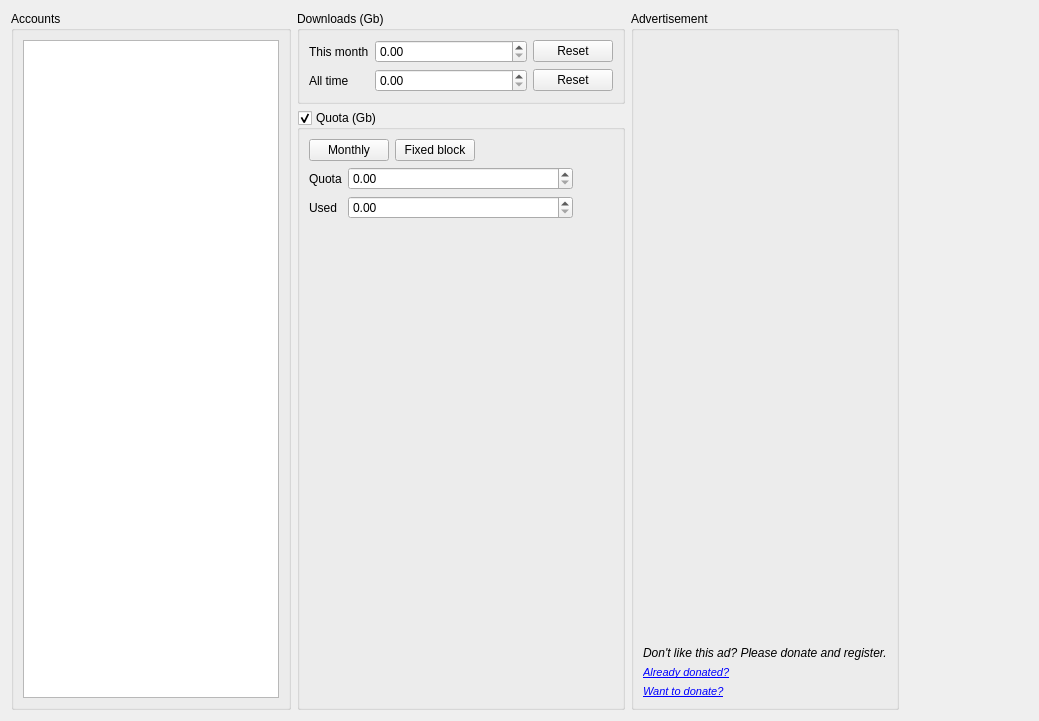
<?xml version="1.0" encoding="UTF-8"?>
<ui version="4.0">
 <class>Accounts</class>
 <widget class="QWidget" name="Accounts">
  <property name="geometry">
   <rect>
    <x>0</x>
    <y>0</y>
    <width>1039</width>
    <height>715</height>
   </rect>
  </property>
  <property name="windowTitle">
   <string>Accounts</string>
  </property>
  <property name="windowIcon">
   <iconset resource="resource.qrc">
    <normaloff>:/resource/16x16_ico_png/ico_accounts.png</normaloff>:/resource/16x16_ico_png/ico_accounts.png</iconset>
  </property>
  <layout class="QHBoxLayout" name="horizontalLayout_2">
   <item>
    <widget class="QGroupBox" name="groupBox">
     <property name="sizePolicy">
      <sizepolicy hsizetype="Minimum" vsizetype="Preferred">
       <horstretch>0</horstretch>
       <verstretch>0</verstretch>
      </sizepolicy>
     </property>
     <property name="title">
      <string>Accounts</string>
     </property>
     <layout class="QGridLayout" name="gridLayout_5">
      <item row="0" column="0" rowspan="2">
       <widget class="QListView" name="listView">
        <property name="maximumSize">
         <size>
          <width>16777215</width>
          <height>16777215</height>
         </size>
        </property>
        <property name="contextMenuPolicy">
         <enum>Qt::CustomContextMenu</enum>
        </property>
        <property name="editTriggers">
         <set>QAbstractItemView::SelectedClicked</set>
        </property>
       </widget>
      </item>
     </layout>
    </widget>
   </item>
   <item>
    <layout class="QVBoxLayout" name="verticalLayout_3">
     <item>
      <widget class="QGroupBox" name="grpServer">
       <property name="sizePolicy">
        <sizepolicy hsizetype="Preferred" vsizetype="Preferred">
         <horstretch>0</horstretch>
         <verstretch>0</verstretch>
        </sizepolicy>
       </property>
       <property name="minimumSize">
        <size>
         <width>328</width>
         <height>0</height>
        </size>
       </property>
       <property name="maximumSize">
        <size>
         <width>16777215</width>
         <height>16777215</height>
        </size>
       </property>
       <property name="title">
        <string>Downloads (Gb)</string>
       </property>
       <property name="flat">
        <bool>false</bool>
       </property>
       <layout class="QGridLayout" name="gridLayout">
        <item row="1" column="0">
         <widget class="QLabel" name="label_6">
          <property name="text">
           <string>All time</string>
          </property>
         </widget>
        </item>
        <item row="0" column="2">
         <widget class="QPushButton" name="btnResetMonth">
          <property name="text">
           <string>Reset</string>
          </property>
         </widget>
        </item>
        <item row="1" column="2">
         <widget class="QPushButton" name="btnResetAllTime">
          <property name="text">
           <string>Reset</string>
          </property>
         </widget>
        </item>
        <item row="0" column="0">
         <widget class="QLabel" name="label_3">
          <property name="text">
           <string>This month</string>
          </property>
         </widget>
        </item>
        <item row="0" column="1">
         <widget class="QDoubleSpinBox" name="spinThisMonth">
          <property name="sizePolicy">
           <sizepolicy hsizetype="Expanding" vsizetype="Fixed">
            <horstretch>0</horstretch>
            <verstretch>0</verstretch>
           </sizepolicy>
          </property>
          <property name="maximum">
           <double>1000000000.000000000000000</double>
          </property>
          <property name="singleStep">
           <double>0.250000000000000</double>
          </property>
         </widget>
        </item>
        <item row="1" column="1">
         <widget class="QDoubleSpinBox" name="spinAllTime">
          <property name="sizePolicy">
           <sizepolicy hsizetype="Expanding" vsizetype="Fixed">
            <horstretch>0</horstretch>
            <verstretch>0</verstretch>
           </sizepolicy>
          </property>
          <property name="maximum">
           <double>1000000000.000000000000000</double>
          </property>
          <property name="singleStep">
           <double>0.250000000000000</double>
          </property>
         </widget>
        </item>
       </layout>
      </widget>
     </item>
     <item>
      <widget class="QGroupBox" name="grpQuota">
       <property name="title">
        <string>Quota (Gb)</string>
       </property>
       <property name="checkable">
        <bool>true</bool>
       </property>
       <layout class="QVBoxLayout" name="verticalLayout_2">
        <item>
         <layout class="QHBoxLayout" name="horizontalLayout">
          <item>
           <widget class="QPushButton" name="btnMonthlyQuota">
            <property name="text">
             <string>Monthly</string>
            </property>
            <property name="checkable">
             <bool>true</bool>
            </property>
            <property name="autoExclusive">
             <bool>true</bool>
            </property>
            <property name="flat">
             <bool>false</bool>
            </property>
           </widget>
          </item>
          <item>
           <widget class="QPushButton" name="btnFixedQuota">
            <property name="text">
             <string>Fixed block</string>
            </property>
            <property name="checkable">
             <bool>true</bool>
            </property>
            <property name="autoExclusive">
             <bool>true</bool>
            </property>
           </widget>
          </item>
          <item>
           <spacer name="horizontalSpacer">
            <property name="orientation">
             <enum>Qt::Horizontal</enum>
            </property>
            <property name="sizeHint" stdset="0">
             <size>
              <width>40</width>
              <height>20</height>
             </size>
            </property>
           </spacer>
          </item>
         </layout>
        </item>
        <item>
         <layout class="QHBoxLayout" name="horizontalLayout_3">
          <item>
           <layout class="QGridLayout" name="gridLayout_2">
            <item row="0" column="1">
             <widget class="QDoubleSpinBox" name="spinQuotaAvail">
              <property name="sizePolicy">
               <sizepolicy hsizetype="Expanding" vsizetype="Fixed">
                <horstretch>0</horstretch>
                <verstretch>0</verstretch>
               </sizepolicy>
              </property>
              <property name="maximum">
               <double>1000001.000000000000000</double>
              </property>
             </widget>
            </item>
            <item row="0" column="0">
             <widget class="QLabel" name="label">
              <property name="text">
               <string>Quota</string>
              </property>
             </widget>
            </item>
            <item row="1" column="1">
             <widget class="QDoubleSpinBox" name="spinQuotaUsed">
              <property name="sizePolicy">
               <sizepolicy hsizetype="Expanding" vsizetype="Fixed">
                <horstretch>0</horstretch>
                <verstretch>0</verstretch>
               </sizepolicy>
              </property>
              <property name="singleStep">
               <double>0.250000000000000</double>
              </property>
             </widget>
            </item>
            <item row="1" column="0">
             <widget class="QLabel" name="label_2">
              <property name="text">
               <string>Used</string>
              </property>
             </widget>
            </item>
           </layout>
          </item>
          <item>
           <spacer name="horizontalSpacer_2">
            <property name="orientation">
             <enum>Qt::Horizontal</enum>
            </property>
            <property name="sizeType">
             <enum>QSizePolicy::Minimum</enum>
            </property>
            <property name="sizeHint" stdset="0">
             <size>
              <width>40</width>
              <height>20</height>
             </size>
            </property>
           </spacer>
          </item>
         </layout>
        </item>
        <item>
         <layout class="QHBoxLayout" name="horizontalLayout_4">
          <item>
           <widget class="gui::PieView" name="pie" native="true">
            <property name="sizePolicy">
             <sizepolicy hsizetype="MinimumExpanding" vsizetype="MinimumExpanding">
              <horstretch>0</horstretch>
              <verstretch>0</verstretch>
             </sizepolicy>
            </property>
            <property name="minimumSize">
             <size>
              <width>200</width>
              <height>200</height>
             </size>
            </property>
            <property name="maximumSize">
             <size>
              <width>16777215</width>
              <height>16777215</height>
             </size>
            </property>
           </widget>
          </item>
         </layout>
        </item>
       </layout>
      </widget>
     </item>
    </layout>
   </item>
   <item>
    <widget class="QGroupBox" name="grpAdvert">
     <property name="sizePolicy">
      <sizepolicy hsizetype="Preferred" vsizetype="Preferred">
       <horstretch>0</horstretch>
       <verstretch>0</verstretch>
      </sizepolicy>
     </property>
     <property name="title">
      <string>Advertisement</string>
     </property>
     <layout class="QVBoxLayout" name="verticalLayout">
      <item>
       <widget class="gui::WebWidget" name="webAdWidget" native="true">
        <property name="minimumSize">
         <size>
          <width>160</width>
          <height>600</height>
         </size>
        </property>
       </widget>
      </item>
      <item>
       <widget class="QLabel" name="lblPlead">
        <property name="font">
         <font>
          <italic>true</italic>
         </font>
        </property>
        <property name="text">
         <string>Don't like this ad? Please donate and register.</string>
        </property>
       </widget>
      </item>
      <item>
       <widget class="QLabel" name="lblRegister">
        <property name="font">
         <font>
          <italic>false</italic>
         </font>
        </property>
        <property name="text">
         <string>&lt;!DOCTYPE HTML PUBLIC &quot;-//W3C//DTD HTML 4.0//EN&quot; &quot;http://www.w3.org/TR/REC-html40/strict.dtd&quot;&gt;
&lt;html&gt;&lt;head&gt;&lt;meta name=&quot;qrichtext&quot; content=&quot;1&quot; /&gt;&lt;style type=&quot;text/css&quot;&gt;
p, li { white-space: pre-wrap; }
&lt;/style&gt;&lt;/head&gt;&lt;body style=&quot; font-family:'Sans Serif'; font-size:8pt; font-weight:400; font-style:normal;&quot;&gt;
&lt;p style=&quot; margin-top:0px; margin-bottom:0px; margin-left:0px; margin-right:0px; -qt-block-indent:0; text-indent:0px;&quot;&gt;&lt;a href=&quot;search.html&quot;&gt;&lt;span style=&quot; font-family:'MS Shell Dlg 2'; font-style:italic; text-decoration: underline; color:#0000ff;&quot;&gt;Already donated?&lt;/span&gt;&lt;/a&gt;&lt;/p&gt;&lt;/body&gt;&lt;/html&gt;</string>
        </property>
       </widget>
      </item>
      <item>
       <widget class="QLabel" name="lblDonate">
        <property name="font">
         <font>
          <italic>false</italic>
         </font>
        </property>
        <property name="text">
         <string>&lt;!DOCTYPE HTML PUBLIC &quot;-//W3C//DTD HTML 4.0//EN&quot; &quot;http://www.w3.org/TR/REC-html40/strict.dtd&quot;&gt;
&lt;html&gt;&lt;head&gt;&lt;meta name=&quot;qrichtext&quot; content=&quot;1&quot; /&gt;&lt;style type=&quot;text/css&quot;&gt;
p, li { white-space: pre-wrap; }
&lt;/style&gt;&lt;/head&gt;&lt;body style=&quot; font-family:'MS Shell Dlg 2'; font-size:8pt; font-weight:400; font-style:normal;&quot;&gt;
&lt;p style=&quot; margin-top:0px; margin-bottom:0px; margin-left:0px; margin-right:0px; -qt-block-indent:0; text-indent:0px;&quot;&gt;&lt;a href=&quot;search.html&quot;&gt;&lt;span style=&quot; font-style:italic; text-decoration: underline; color:#0000ff;&quot;&gt;Want to donate?&lt;/span&gt;&lt;/a&gt;&lt;/p&gt;&lt;/body&gt;&lt;/html&gt;</string>
        </property>
       </widget>
      </item>
      <item>
       <spacer name="verticalSpacer_2">
        <property name="orientation">
         <enum>Qt::Vertical</enum>
        </property>
        <property name="sizeHint" stdset="0">
         <size>
          <width>20</width>
          <height>40</height>
         </size>
        </property>
       </spacer>
      </item>
     </layout>
    </widget>
   </item>
   <item>
    <spacer name="horizontalSpacer_4">
     <property name="orientation">
      <enum>Qt::Horizontal</enum>
     </property>
     <property name="sizeType">
      <enum>QSizePolicy::MinimumExpanding</enum>
     </property>
     <property name="sizeHint" stdset="0">
      <size>
       <width>40</width>
       <height>20</height>
      </size>
     </property>
    </spacer>
   </item>
  </layout>
  <action name="actionAdd">
   <property name="icon">
    <iconset resource="resource.qrc">
     <normaloff>:/resource/16x16_ico_png/ico_account_add.png</normaloff>:/resource/16x16_ico_png/ico_account_add.png</iconset>
   </property>
   <property name="text">
    <string>Add ...</string>
   </property>
   <property name="toolTip">
    <string>Add new account</string>
   </property>
  </action>
  <action name="actionDel">
   <property name="icon">
    <iconset resource="resource.qrc">
     <normaloff>:/resource/16x16_ico_png/ico_account_del.png</normaloff>:/resource/16x16_ico_png/ico_account_del.png</iconset>
   </property>
   <property name="text">
    <string>Delete</string>
   </property>
   <property name="toolTip">
    <string>Delete account</string>
   </property>
  </action>
  <action name="actionEdit">
   <property name="icon">
    <iconset resource="resource.qrc">
     <normaloff>:/resource/16x16_ico_png/ico_account_edit.png</normaloff>:/resource/16x16_ico_png/ico_account_edit.png</iconset>
   </property>
   <property name="text">
    <string>Edit</string>
   </property>
   <property name="toolTip">
    <string>Edit account</string>
   </property>
  </action>
 </widget>
 <customwidgets>
  <customwidget>
   <class>gui::PieView</class>
   <extends>QWidget</extends>
   <header>pieview.h</header>
   <container>1</container>
  </customwidget>
  <customwidget>
   <class>gui::WebWidget</class>
   <extends>QWidget</extends>
   <header location="global">webwidget.h</header>
   <container>1</container>
  </customwidget>
 </customwidgets>
 <tabstops>
  <tabstop>listView</tabstop>
  <tabstop>btnResetMonth</tabstop>
  <tabstop>btnResetAllTime</tabstop>
  <tabstop>grpQuota</tabstop>
  <tabstop>btnMonthlyQuota</tabstop>
  <tabstop>btnFixedQuota</tabstop>
  <tabstop>spinQuotaAvail</tabstop>
  <tabstop>spinQuotaUsed</tabstop>
 </tabstops>
 <resources>
  <include location="resource.qrc"/>
 </resources>
 <connections/>
</ui>
